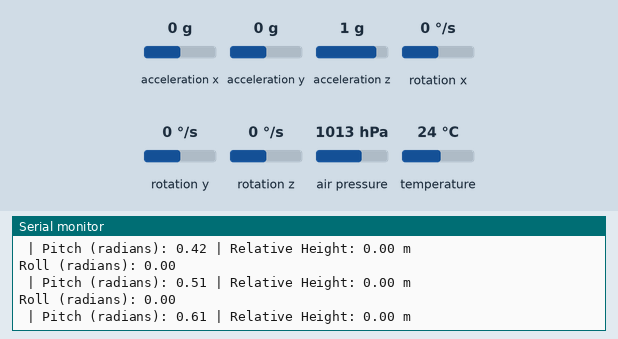
A program run on a simulated ESP32. Parts: the last lines printed to the serial monitor. The inputs (shaded band) are chosen by the test bench; at power-on: rotation x 0 °/s, rotation y 0 °/s, air pressure 1013 hPa, acceleration x 0 g, acceleration y 0 g, acceleration z 1 g, rotation z 0 °/s, temperature 24 °C.

Above: at 3.2 s.
3.3 s: rotation x set to -192 °/s
At 3.38 s:
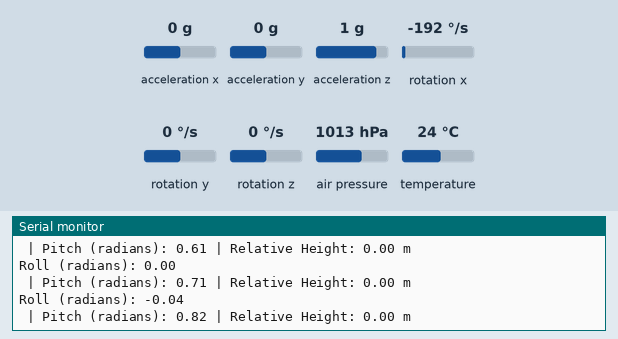
6.3 s: rotation y set to -192 °/s
At 6.3 s:
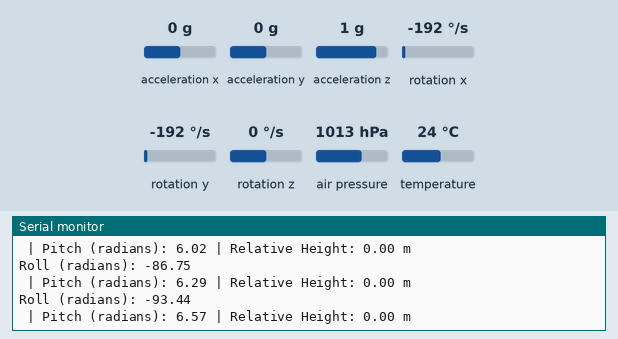
7.8 s: air pressure set to 952 hPa
At 14.37 s:
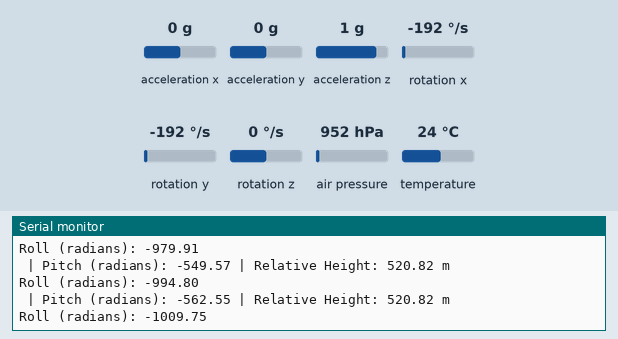
Timing chart, 0 to 15.3 s (numbered marks = the images above; inputs shaded):
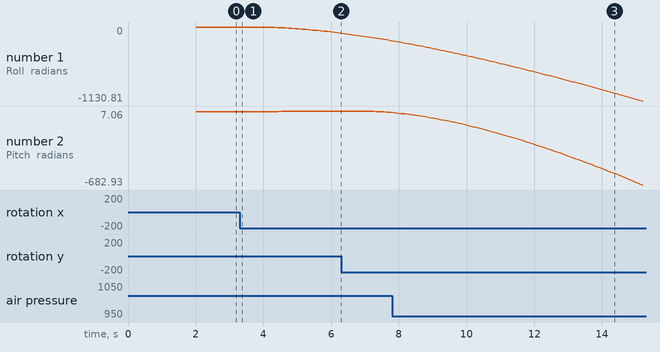

The program:

main.cpp
```cpp
#include <Wire.h>
#include "MPU6050Helper.h"
#include "BMP280Helper.h"

// Pin configuration for MPU6050
#define SDA_PIN 21
#define SCL_PIN 22

// Constants for complementary filter tuning
#define GYRO_WEIGHT 0.98  // Gyroscope weight
#define ACCEL_WEIGHT 0.02 // Accelerometer weight

#define BMP280_I2C_ADDRESS 0x76
#define SEA_LEVEL_PRESSURE 1013.25 // hPa

MPU6050Helper mpu(SDA_PIN, SCL_PIN, 0.024, -0.06, GYRO_WEIGHT, ACCEL_WEIGHT);
BMP280Helper bmp(BMP280_I2C_ADDRESS);

float roll = 0.0;
float pitch = 0.0;

void setup() {
    Serial.begin(115200);

    if (!mpu.begin()) {
        Serial.println("Failed to initialize MPU6050!");
        while (1) delay(10);
    } else {
        Serial.println("MPU6050 initialized!");
    }

    if (!bmp.begin()) {
        Serial.println("Failed to initialize BMP280!");
        Serial.println(F("Could not find a valid BMP280 sensor, check wiring or "
                         "try a different address!"));
        while (1) delay(10);
    } else {
        Serial.println("BMP280 initialized!");
    }

    bmp.calibrateBaseHeight(SEA_LEVEL_PRESSURE);        //Calibrate current height as baseline
    Serial.println("BMP280 base height calibrated.");
}

void loop() {
    mpu.update();

    //current angle values equivalent to roll_rate * deltaTime
    float gyroRoll = mpu.getAngleX();
    float gyroPitch = mpu.getAngleY();

    //last estimate + current_angle to feed into complimentary filter
    float gyroRollEstimate = gyroRoll + roll;
    float gyroPitchEstimate = gyroPitch + pitch;

    //raw acceleretometer values in m/s2
    float accelX = mpu.getAccelX();
    float accelY = mpu.getAccelY();
    float accelZ = mpu.getAccelZ();
    float g = 9.81;

    // Calculate accelerometer-based angle
    float accelRoll = atan2(accelY, accelZ);
    float accelPitch = atan2(-accelX, sqrt(accelY * accelY + accelZ * accelZ));

    // Complementary filter to combine gyro and accelerometer
    roll = GYRO_WEIGHT * gyroRollEstimate + ACCEL_WEIGHT * accelRoll;
    pitch = GYRO_WEIGHT * gyroPitchEstimate + ACCEL_WEIGHT * accelPitch;

    float relativeHeight = bmp.getRelativeHeight(SEA_LEVEL_PRESSURE);

    Serial.print("Roll (radians): ");
    Serial.println(roll); // Convert radians to degrees
    Serial.print(" | Pitch (radians): ");
    Serial.print(pitch); // Convert radians to degrees
    Serial.print(" | Relative Height: ");
    Serial.print(relativeHeight);
    Serial.println(" m");

    delay(100);
}
```

Measured:
- after the input at 3.3 s, the serial monitor: prints a new line after 0.08 s (image 1)
- plotted number 1: 0 → -93.44 after the input at 3.3 s
